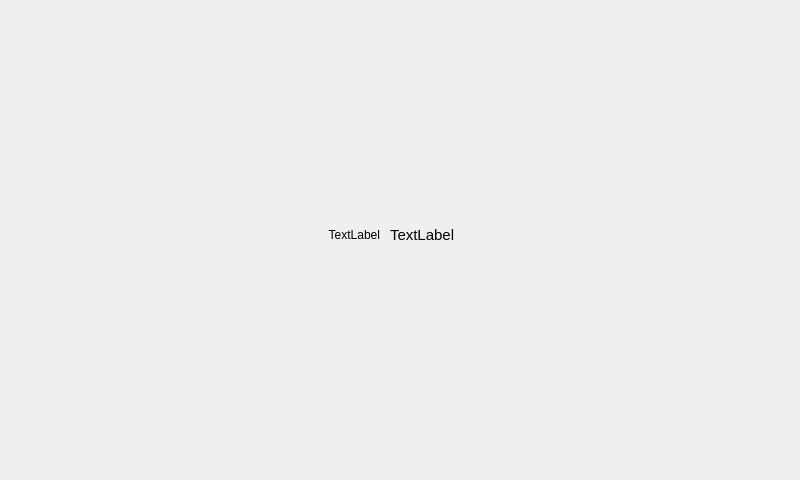
<?xml version="1.0" encoding="UTF-8"?>
<ui version="4.0">
 <class>StopLockpage</class>
 <widget class="QWidget" name="StopLockpage">
  <property name="geometry">
   <rect>
    <x>0</x>
    <y>0</y>
    <width>800</width>
    <height>480</height>
   </rect>
  </property>
  <property name="windowTitle">
   <string>Form</string>
  </property>
  <widget class="QLabel" name="label_number">
   <property name="geometry">
    <rect>
     <x>230</x>
     <y>185</y>
     <width>150</width>
     <height>100</height>
    </rect>
   </property>
   <property name="text">
    <string>TextLabel</string>
   </property>
   <property name="alignment">
    <set>Qt::AlignRight|Qt::AlignTrailing|Qt::AlignVCenter</set>
   </property>
  </widget>
  <widget class="QLabel" name="label_name">
   <property name="geometry">
    <rect>
     <x>390</x>
     <y>185</y>
     <width>150</width>
     <height>100</height>
    </rect>
   </property>
   <property name="font">
    <font>
     <pointsize>11</pointsize>
    </font>
   </property>
   <property name="layoutDirection">
    <enum>Qt::LeftToRight</enum>
   </property>
   <property name="text">
    <string>TextLabel</string>
   </property>
   <property name="alignment">
    <set>Qt::AlignLeading|Qt::AlignLeft|Qt::AlignVCenter</set>
   </property>
  </widget>
 </widget>
 <resources/>
 <connections/>
</ui>
